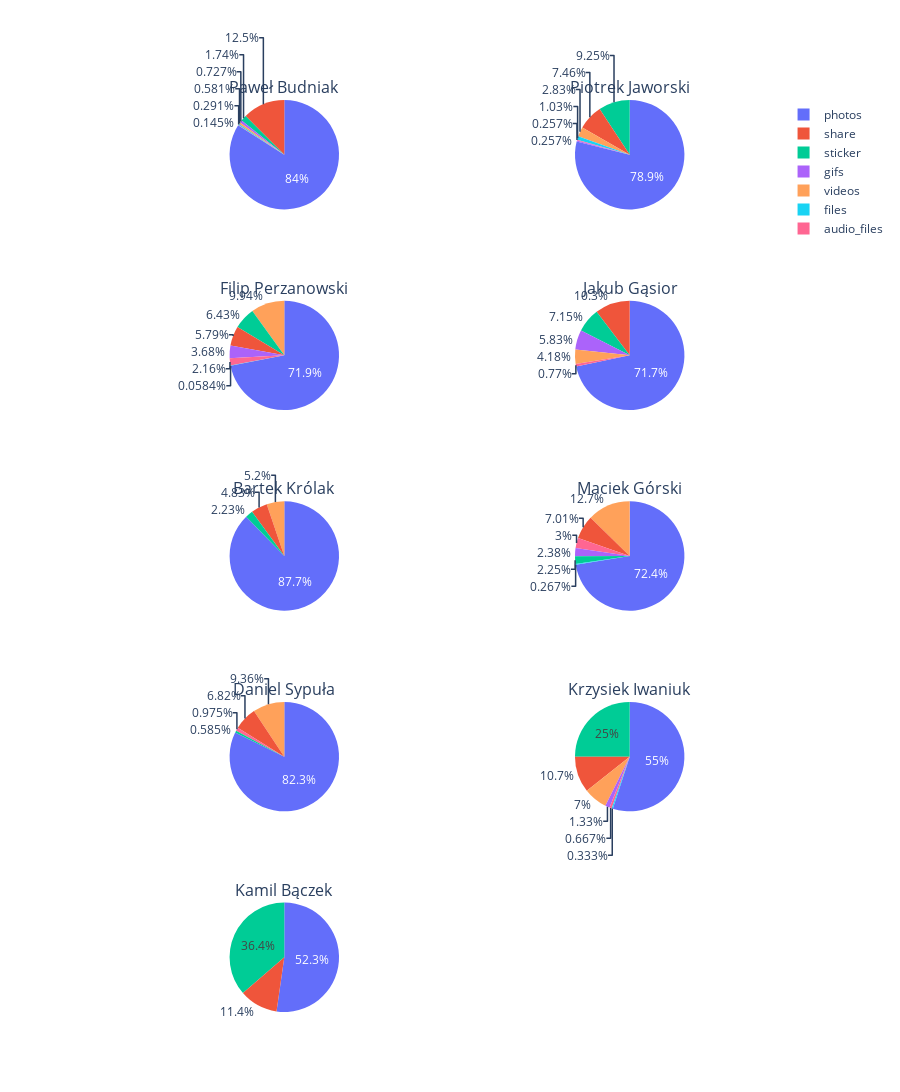

This figure's notebook cell:
### Code cell
from plotly.subplots import make_subplots
from plotly.offline import download_plotlyjs, init_notebook_mode, plot, iplot
import plotly.graph_objects as go
import plotly.express as px
import math
init_notebook_mode(connected=True)

msg_types = stats.get_msg_types(chat, include_txt = False)

msg_types.pop('Marta Marcia Wisniewska', None)

fig = make_subplots(
    rows=math.ceil(len(msg_types)/2),
    cols=2,
    subplot_titles=tuple(msg_types.keys()),
    specs =[[{'type':'domain'}]*2]*(math.ceil(len(msg_types)/2))
)
for i,sender in enumerate(msg_types):
    mydf = pd.DataFrame.from_dict(msg_types[sender], orient = 'index', columns = ['count'])
#     total = mydf['count'].sum()
#     percentages = [t_count/total for t_count in mydf['count']]
#     legend = [f'{atype} - {pct:.2%}' for atype, pct in zip(mydf.index, percentages) ]
#     ax = mydf.plot.pie(y = 'count', figsize = (8,8), labels = None)
#     ax.legend(legend)
#     ax.set_title(f'{sender}')
#     plt.tight_layout()(i)%(math.ceil(len(msg_types)/2))+1
    #print(mydf)
    f = px.pie(mydf, values = 'count', names = mydf.index)#, names='country', title='Population of European continent')
    fig.add_trace(f.data[0], row = math.ceil((i+1)/2), col = (i)%2+1) #ehhhhhhh
fig.update_layout(height=2500, width=900)
fig.show()

### Figure 1 — Plotly figure (JSON) as saved in the notebook; plotly's stock layout.template omitted (floating-point values rounded to 4 significant figures)
{"data": [{"domain": {"x": [0, 0.45], "y": [0.88, 1]}, "hoverlabel": {"namelength": 0}, "hovertemplate": "label=%{label}<br>count=%{value}", "labels": ["photos", "videos", "audio_files", "gifs", "files", "sticker", "share"], "legendgroup": "", "name": "", "showlegend": true, "type": "pie", "values": [578, 4, 1, 5, 2, 12, 86]}, {"domain": {"x": [0.55, 1], "y": [0.88, 1]}, "hoverlabel": {"namelength": 0}, "hovertemplate": "label=%{label}<br>count=%{value}", "labels": ["photos", "videos", "audio_files", "gifs", "files", "sticker", "share"], "legendgroup": "", "name": "", "showlegend": true, "type": "pie", "values": [307, 11, 1, 1, 4, 36, 29]}, {"domain": {"x": [0, 0.45], "y": [0.66, 0.78]}, "hoverlabel": {"namelength": 0}, "hovertemplate": "label=%{label}<br>count=%{value}", "labels": ["photos", "videos", "audio_files", "gifs", "files", "sticker", "share"], "legendgroup": "", "name": "", "showlegend": true, "type": "pie", "values": [1231, 170, 37, 63, 1, 110, 99]}, {"domain": {"x": [0.55, 1], "y": [0.66, 0.78]}, "hoverlabel": {"namelength": 0}, "hovertemplate": "label=%{label}<br>count=%{value}", "labels": ["photos", "videos", "audio_files", "gifs", "sticker", "share"], "legendgroup": "", "name": "", "showlegend": true, "type": "pie", "values": [652, 38, 7, 53, 65, 94]}, {"domain": {"x": [0, 0.45], "y": [0.44, 0.56]}, "hoverlabel": {"namelength": 0}, "hovertemplate": "label=%{label}<br>count=%{value}", "labels": ["photos", "videos", "sticker", "share"], "legendgroup": "", "name": "", "showlegend": true, "type": "pie", "values": [236, 14, 6, 13]}, {"domain": {"x": [0.55, 1], "y": [0.44, 0.56]}, "hoverlabel": {"namelength": 0}, "hovertemplate": "label=%{label}<br>count=%{value}", "labels": ["photos", "videos", "audio_files", "gifs", "files", "sticker", "share"], "legendgroup": "", "name": "", "showlegend": true, "type": "pie", "values": [3254, 570, 135, 107, 12, 101, 315]}, {"domain": {"x": [0, 0.45], "y": [0.22, 0.34]}, "hoverlabel": {"namelength": 0}, "hovertemplate": "label=%{label}<br>count=%{value}", "labels": ["photos", "videos", "audio_files", "sticker", "share"], "legendgroup": "", "name": "", "showlegend": true, "type": "pie", "values": [422, 48, 5, 3, 35]}, {"domain": {"x": [0.55, 1], "y": [0.22, 0.34]}, "hoverlabel": {"namelength": 0}, "hovertemplate": "label=%{label}<br>count=%{value}", "labels": ["photos", "videos", "audio_files", "gifs", "files", "sticker", "share"], "legendgroup": "", "name": "", "showlegend": true, "type": "pie", "values": [165, 21, 2, 4, 1, 75, 32]}, {"domain": {"x": [0, 0.45], "y": [0, 0.12]}, "hoverlabel": {"namelength": 0}, "hovertemplate": "label=%{label}<br>count=%{value}", "labels": ["photos", "sticker", "share"], "legendgroup": "", "name": "", "showlegend": true, "type": "pie", "values": [23, 16, 5]}], "layout": {"annotations": [{"font": {"size": 16}, "showarrow": false, "text": "Paweł Budniak", "x": 0.225, "xanchor": "center", "xref": "paper", "y": 1, "yanchor": "bottom", "yref": "paper"}, {"font": {"size": 16}, "showarrow": false, "text": "Piotrek Jaworski", "x": 0.775, "xanchor": "center", "xref": "paper", "y": 1, "yanchor": "bottom", "yref": "paper"}, {"font": {"size": 16}, "showarrow": false, "text": "Filip Perzanowski", "x": 0.225, "xanchor": "center", "xref": "paper", "y": 0.78, "yanchor": "bottom", "yref": "paper"}, {"font": {"size": 16}, "showarrow": false, "text": "Jakub Gąsior", "x": 0.775, "xanchor": "center", "xref": "paper", "y": 0.78, "yanchor": "bottom", "yref": "paper"}, {"font": {"size": 16}, "showarrow": false, "text": "Bartek Królak", "x": 0.225, "xanchor": "center", "xref": "paper", "y": 0.56, "yanchor": "bottom", "yref": "paper"}, {"font": {"size": 16}, "showarrow": false, "text": "Maciek Górski", "x": 0.775, "xanchor": "center", "xref": "paper", "y": 0.56, "yanchor": "bottom", "yref": "paper"}, {"font": {"size": 16}, "showarrow": false, "text": "Daniel Sypuła", "x": 0.225, "xanchor": "center", "xref": "paper", "y": 0.34, "yanchor": "bottom", "yref": "paper"}, {"font": {"size": 16}, "showarrow": false, "text": "Krzysiek Iwaniuk", "x": 0.775, "xanchor": "center", "xref": "paper", "y": 0.34, "yanchor": "bottom", "yref": "paper"}, {"font": {"size": 16}, "showarrow": false, "text": "Kamil Bączek", "x": 0.225, "xanchor": "center", "xref": "paper", "y": 0.12, "yanchor": "bottom", "yref": "paper"}], "height": 2500, "width": 900}}
